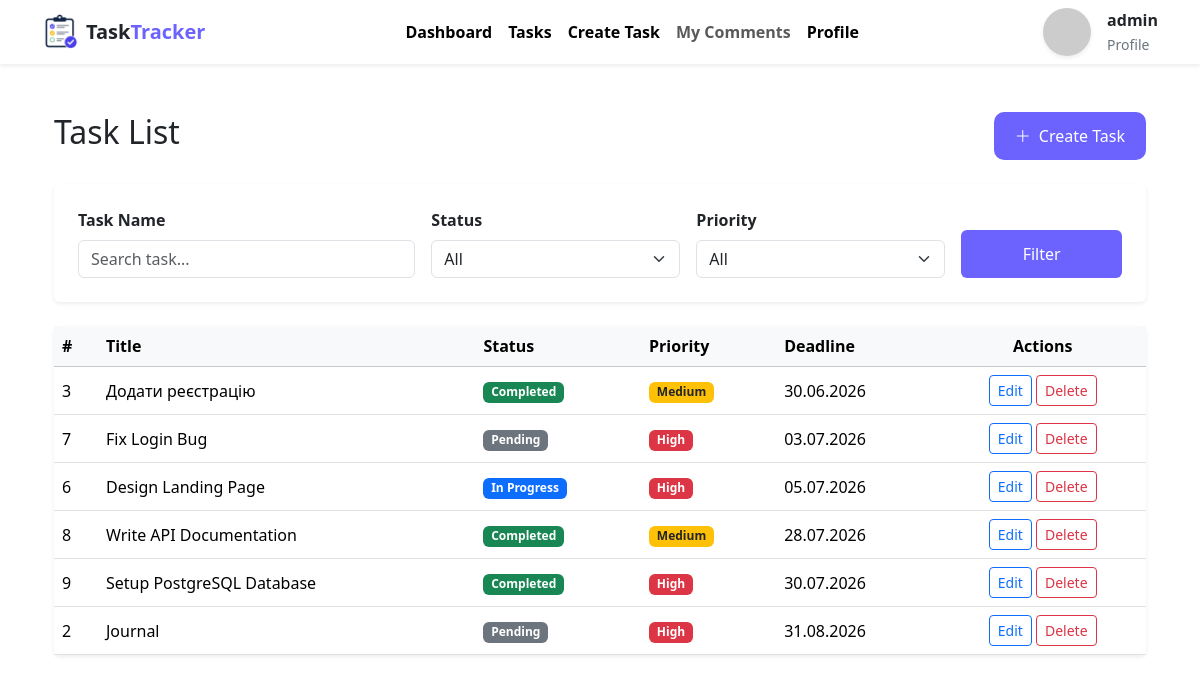
Page /tasks/ (signed in) on the earlier database version.
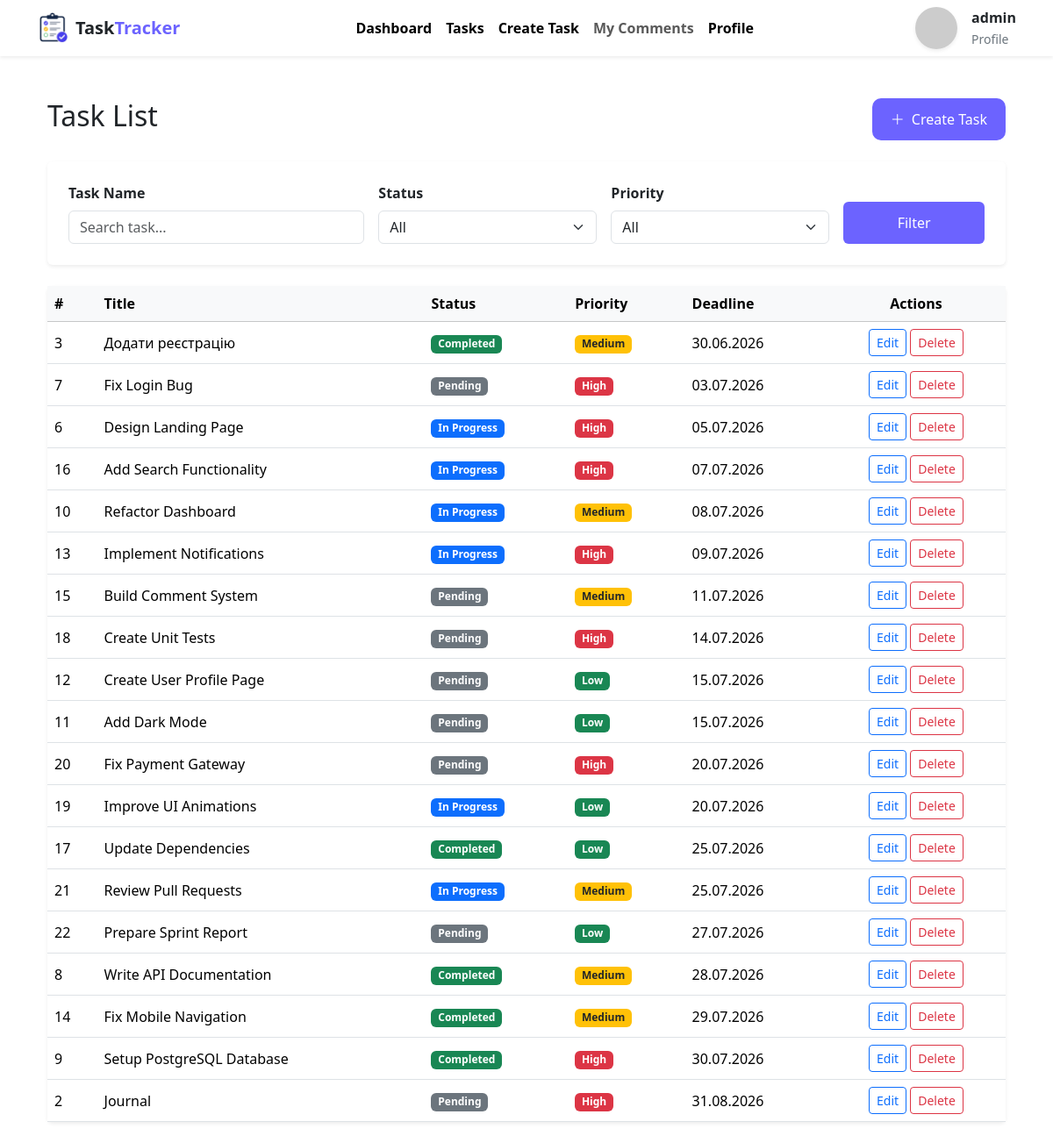
Same page on the later database version.
### tasks/models.py (models this page shows, shortened)
class Task(models.Model):
    STATUS_CHOICES = [
        ('pending', 'Pending'),
        ('in_progress', 'In Progress'),
        ('completed', 'Completed'),
    ]
    PRIORITY_CHOICES = [
        ('low', 'Low'),
        ('medium', 'Medium'),
        ('high', 'High'),
    ]
    title = models.CharField(max_length=200)
    description = models.TextField()
    deadline = models.DateTimeField(null=True, blank=True)
    author = models.ForeignKey('auth.User', on_delete=models.CASCADE, related_name='tasks')
    status = models.CharField(max_length=20, choices=STATUS_CHOICES, default='pending')
    priority = models.CharField(max_length=20, choices=PRIORITY_CHOICES, default='medium')
    created_at = models.DateTimeField(auto_now_add=True)
    updated_at = models.DateTimeField(auto_now=True)
    class Meta:
        ordering = ['deadline', '-created_at']
        verbose_name = 'Task'
        verbose_name_plural = 'Tasks'

### tasks/views.py (the view)
# urls.py: path('tasks/', views.TaskListView.as_view(), name='task_list'),
class TaskListView(ListView):
    model = Task
    template_name = "task_list.html"
    context_object_name = "tasks"
    def get_queryset(self):
        queryset = Task.objects.all()
        search = self.request.GET.get("search")
        status = self.request.GET.get("status")
        priority = self.request.GET.get("priority")
        if search:
            queryset = queryset.filter(
                Q(title__icontains=search) |
                Q(description__icontains=search)
            )
        if status:
            queryset = queryset.filter(status=status)
        if priority:
            queryset = queryset.filter(priority=priority)
        return queryset

### templates/task_list.html (shortened to what this page needs)
{% extends 'base.html' %}
{% block content %}
<div class="container py-4">
    <div class="d-flex justify-content-between align-items-center mb-4">
        <h2>Task List</h2>
        <a href="{% url 'create_tasks' %}"
        class="btn text-white"
        style="background:#6C63FF; height:48px; border-radius:10px; display:flex; align-items:center; justify-content:center; padding:0 20px;">
            <i class="bi bi-plus-lg me-2"></i>
            Create Task
        </a>
    </div>
    <div class="card shadow-sm border-0 mb-4">
        <div class="card-body p-4">
            <form method="GET">
                <div class="row g-3 align-items-end">
                    <div class="col-lg-4">
                        <label class="form-label fw-semibold">
                            Task Name
                        </label>
                        <input type="text"
                            name="search"
                            class="form-control"
                            placeholder="Search task..."
                            value="{{ request.GET.search }}">
                    </div>
                    <div class="col-lg-3">
                        <label class="form-label fw-semibold">
                            Status
                        </label>
                        <select name="status" class="form-select">
                            <option value="">All</option>
                        </select>
                    </div>
                    <div class="col-lg-3">
                        <label class="form-label fw-semibold">
                            Priority
                        </label>
                        <select name="priority" class="form-select">
                            <option value="">All</option>
                        </select>
                    </div>
                    <div class="col-lg-2 d-grid">
                        <button type="submit"
                                class="btn text-white"
                                style="background:#6C63FF; height:48px;">
                            Filter
                        </button>
                    </div>
                </div>
            </form>
        </div>
    </div>
    <div class="card shadow-sm border-0">
        <div class="table-responsive">
            <table class="table table-hover align-middle mb-0">
                <thead class="table-light">
                    <tr>
                        <th>#</th>
                        <th>Title</th>
                        <th>Status</th>
                        <th>Priority</th>
                        <th>Deadline</th>
                        <th class="text-center">Actions</th>
                    </tr>
                </thead>
                <tbody>
                {% for task in tasks %}
                    <tr class="clickable-row" data-href="{% url 'task_detail' task.pk %}" style="cursor:pointer;">
                    <td>{{ task.id }}</td>
                    <td>
                        {{ task.title }}
                    </td>
                    <td>
                        {% if task.status == "pending" %}
                            <span class="badge bg-secondary">
                                {{ task.get_status_display }}
                            </span>
                        {% elif task.status == "in_progress" %}
                            <span class="badge bg-primary">
                                {{ task.get_status_display }}
                            </span>
                        {% elif task.status == "completed" %}
                            <span class="badge bg-success">
                                {{ task.get_status_display }}
                            </span>
                        {% endif %}
                    </td>
                    <td>
                        {% if task.priority == "high" %}
                            <span class="badge bg-danger">
                                {{ task.get_priority_display }}
                            </span>
                        {% elif task.priority == "medium" %}
                            <span class="badge bg-warning text-dark">
                                {{ task.get_priority_display }}
                            </span>
                        {% elif task.priority == "low" %}
                            <span class="badge bg-success">
                                {{ task.get_priority_display }}
                            </span>
                        {% endif %}
                    </td>
                    <td>{{ task.deadline|date:"d.m.Y" }}</td>
                    <td class="text-center">
                         <a href="{% url 'task_edit' task.pk %}"
                            class="btn btn-sm btn-outline-primary"
                            onclick="event.stopPropagation();">
                                Edit
                        </a>
                        <a href="{% url 'task_delete' task.pk %}"
                            class="btn btn-sm btn-outline-danger"
                            onclick="event.stopPropagation();">
                                Delete
                        </a>
                    </td>
                </tr>
                {% empty %}
                <tr>
                    <td colspan="6" class="text-center py-5">
                        No tasks yet.
                    </td>
                </tr>
                {% endfor %}
                </tbody>
            </table>
        </div>
    </div>
</div>
{% endblock %}

### templates/base.html (shortened to what this page needs)
<!DOCTYPE html>
<html lang="uk">
<head>
    <link href="https://cdn.jsdelivr.net/npm/bootstrap@5.3.6/dist/css/bootstrap.min.css" rel="stylesheet">
    <link rel="stylesheet"
      href="https://cdn.jsdelivr.net/npm/bootstrap-icons@1.11.3/font/bootstrap-icons.min.css">
    {% load static %}
    <link rel="stylesheet" href="{% static 'style.css' %}">
</head>
<body>
{% include 'menu.html' %}
<div class="container mt-4">
    {% block content %}
    {% endblock %}
</div>
</body>
</html>

### templates/menu.html (shortened to what this page needs)
{% load static %}
<nav class="navbar navbar-expand-lg bg-white shadow-sm sticky-top">
    <div class="container">
        <a class="navbar-brand fw-bold d-flex align-items-center" href="/">
            <img src="{% static 'img/logo_tracker.png' %}"alt="Logo" width="36" height="36" class="me-2">
            <span class="text-dark">Task</span>
            <span style="color:#6C63FF;">Tracker</span>
        </a>
        <div class="collapse navbar-collapse">
            <ul class="navbar-nav mx-auto">
                <li class="nav-item">
                    <a class="nav-link fw-semibold active" href="{% url 'dashboard' %}">Dashboard</a>
                </li>
                <li class="nav-item">
                    <a class="nav-link fw-semibold active" href="{% url 'task_list' %}">Tasks</a>
                </li>
                <li class="nav-item">
                    <a class="nav-link fw-semibold active" href="{% url 'create_tasks' %}">Create Task</a>
                </li>
                <li class="nav-item">
                    <a class="nav-link fw-semibold" href="#">My Comments</a>
                </li>
                <li class="nav-item">
                    <a class="nav-link fw-semibold active" href="{% url 'profile' %}">Profile</a>
                </li>
            </ul>
            <div class="d-flex gap-2">
                {% if user.is_authenticated %}
                    <a href="{% url 'profile' %}" class="d-flex align-items-center text-decoration-none text-dark">
                        <img src="https://ui-avatars.com/api/?name={{ user.username }}&background=6C63FF&color=ffffff&size=128"
                            class="rounded-circle shadow-sm"
                            width="48"
                            height="48"
                            alt="Avatar">
                        <div class="ms-3">
                            <div class="fw-semibold">{{ user.username }}</div>
                            <small class="text-secondary">Profile</small>
                        </div>
                    </a>
                {% endif %}
            </div>
        </div>
    </div>
</nav>

Differences in the rows shown:
added Task: id "16", title "Add Search Functionality", status "In Progress", priority "High", deadline "07.07.2026"
added Task: id "10", title "Refactor Dashboard", status "In Progress", priority "Medium", deadline "08.07.2026"
added Task: id "13", title "Implement Notifications", status "In Progress", priority "High", deadline "09.07.2026"
added Task: id "15", title "Build Comment System", status "Pending", priority "Medium", deadline "11.07.2026"
added Task: id "18", title "Create Unit Tests", status "Pending", priority "High", deadline "14.07.2026"
added Task: id "12", title "Create User Profile Page", status "Pending", priority "Low", deadline "15.07.2026"
added Task: id "11", title "Add Dark Mode", status "Pending", priority "Low", deadline "15.07.2026"
added Task: id "20", title "Fix Payment Gateway", status "Pending", priority "High", deadline "20.07.2026"
added Task: id "19", title "Improve UI Animations", status "In Progress", priority "Low", deadline "20.07.2026"
added Task: id "17", title "Update Dependencies", status "Completed", priority "Low", deadline "25.07.2026"
added Task: id "21", title "Review Pull Requests", status "In Progress", priority "Medium", deadline "25.07.2026"
added Task: id "22", title "Prepare Sprint Report", status "Pending", priority "Low", deadline "27.07.2026"
added Task: id "14", title "Fix Mobile Navigation", status "Completed", priority "Medium", deadline "29.07.2026"
